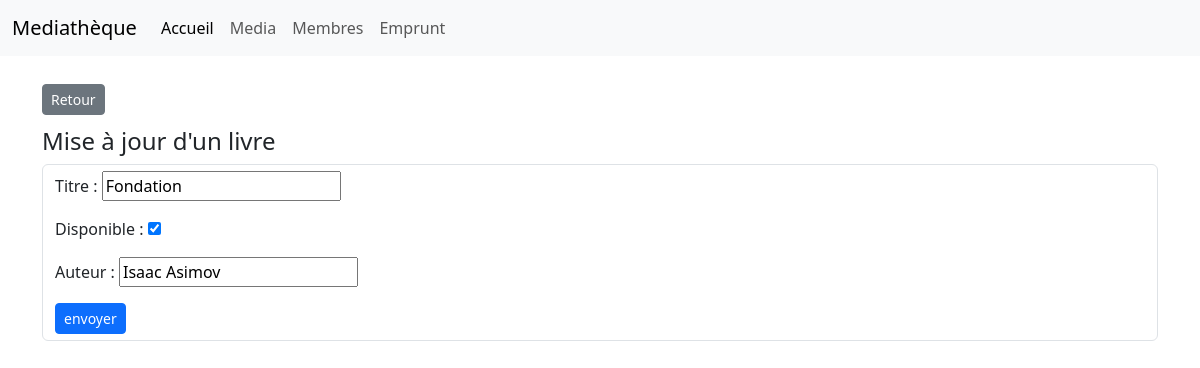
Page /bibliothecaire/book/1 on the committed database.
### bibliothecaire/models.py (models this page shows, shortened)
class Media(models.Model):
    title = models.CharField('Titre', max_length=200)
    available = models.BooleanField('Disponible', default=True)
    class Meta:
        abstract = True

class Book(Media):
    author = models.CharField( 'Auteur', max_length=150)
    class Meta:
        verbose_name = "livre"

### bibliothecaire/views.py (the view)
# urls.py: path("book/<int:book_id>" , views.detail_book, name="detail-book"),
def detail_book(request, book_id):
    book = get_object_or_404(Book, pk=book_id)
    if request.method == 'POST':
        form = BookForm(request.POST, instance = book)
        if form.is_valid():
            book = form.save(commit=False)
            book.title = form.cleaned_data['title']
            book.author = form.cleaned_data['author']
            book.available = form.cleaned_data['available']
            book.save()
            return HttpResponseRedirect('/bibliothecaire')
    else:
        form = BookForm(instance = book)
    return render(request, "bibliothecaire/book/detail.html",{
        'form': form,
    })

### bibliothecaire/forms.py
class BookForm(forms.ModelForm):
    class Meta:
        model = Book
        fields = '__all__'

### bibliothecaire/templates/bibliothecaire/book/detail.html (shortened to what this page needs)
{% extends "bibliothecaire/base.html" %}
{% block content %}
    <a class="btn btn-secondary btn-sm my-1" href=" {% url 'listing' %} " >Retour</a>
    <h4 class="mt-2"> Mise à jour d'un livre</h4>
    <div class="mt-2">
        <form class="form-control  " action="" method="post" novalidate >
            {{ form.as_p }}
            <input class="btn btn-sm btn-primary " type="submit" value="envoyer">
        </form>
    </div>
{% endblock  %}

### rows in the picture
Book: title "Fondation", available "☑", author "Isaac Asimov"
